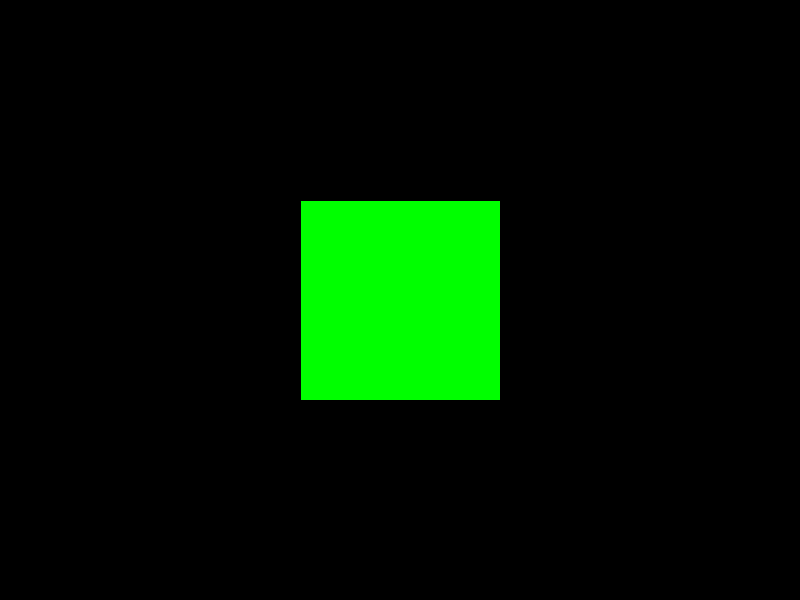
Frame 1 (no input)
Frame 60 (the mouse pressed at the canvas centre just before this capture): identical to frame 1, image omitted
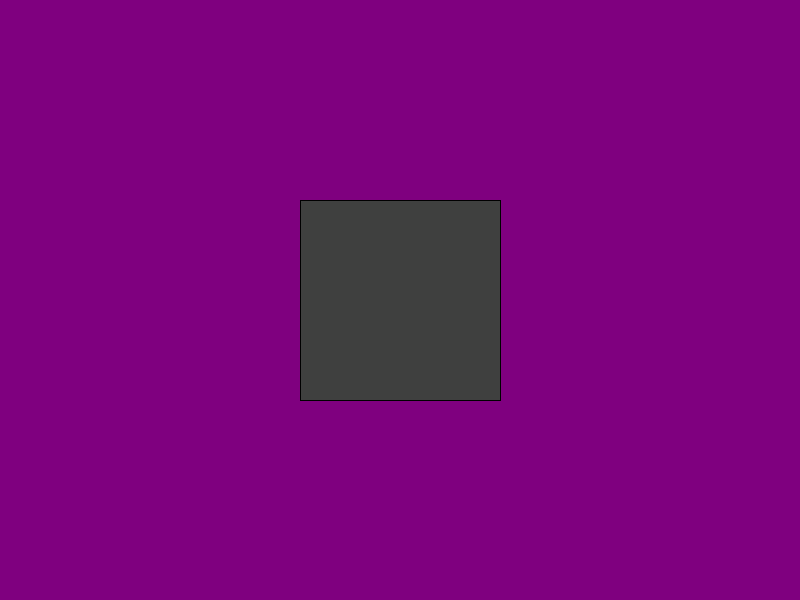
Frame 120 (the mouse held since frame 60 and released just before this capture)

The Processing sketch that drew these frames (run headless with seeded random() and noise(); from frame 60 on, the mouse is pressed at the canvas centre):

// Processing sketch: example_map_function
// ── example_map_function.pde
void setup(){
  size(800,600);
  background(0);
}

void draw() {
  int redChannel  = (int)map(mouseX,0,width,0,255);
  int blueChannel = (int)map(mouseY,0,height,0,255);
  background(redChannel,0,blueChannel);
  
  int greenChannel = (int)map(redChannel + blueChannel,0,255*2,255,0);
  int alphaChannel = (int)map(greenChannel,0,255,0,255);
  fill(0,greenChannel,0,alphaChannel);
  rect(300,200,200,200);
}
